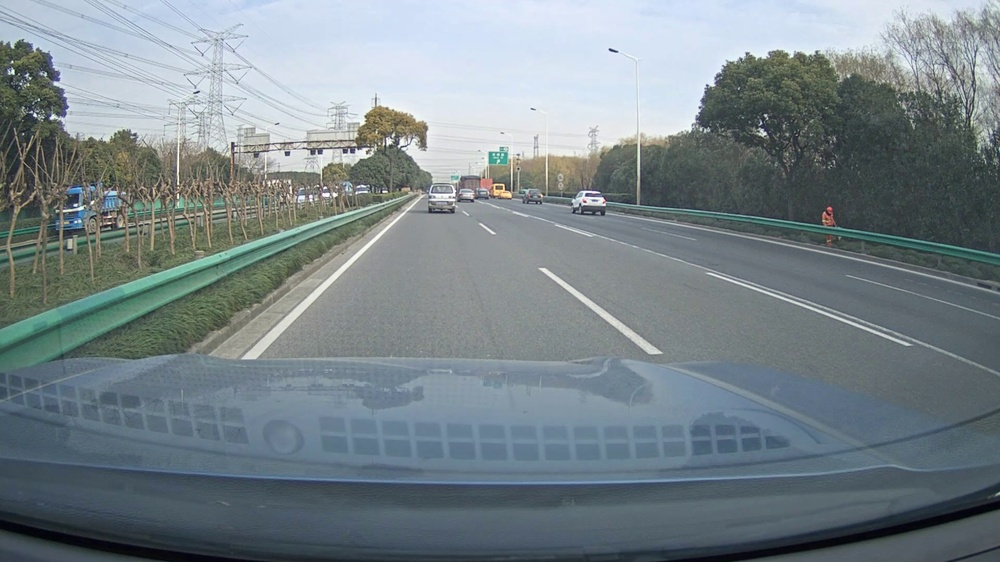
#> input picture test_images/00003.jpg, 1000 x 562 px, shrunk from 1920 x 1080 before the run; its folder holds only this picture in this run
$ jupyter execute --allow-errors ROI_v2.ipynb   (shell and % lines are left out)   (older library calls are emulated)
#> lines starting #> are read from the running program, lines starting #| are printed output that depends on the picture; after the words box and inside, x2 and y2 are one past the last pixel; in counts of white or black regions, pixels touching at a corner belong together
[cell 1]
import cv2
import numpy as np
import matplotlib.pyplot as plt
import os
import matplotlib.image as mpimg
#from commonfunctions import *
import skimage.io as io
import matplotlib.pyplot as plt
from skimage.color import rgb2gray
from skimage.measure import find_contours
from skimage.draw import rectangle

# Show the figures / plots inside the notebook

[cell 2]
# [19 lines left out: functions region_of_interest, draw_lines, not called in this run]

def gaussian_blur(img, kernel_size):
    """Applies a Gaussian Noise kernel"""
    return cv2.GaussianBlur(img, (kernel_size, kernel_size), 0)

def threshold(img):
    image=rgb2gray(img)
    global_thresh = threshold_otsu(image)
    binary_global = image > global_thresh
    return binary_global

def sobel_H_V_angles(img):
    gray_img = cv2.cvtColor(img.astype('uint8'), cv2.COLOR_BGR2GRAY)
    blur_img = gaussian_blur(gray_img, 9)
    sobelx = cv2.Sobel(src=blur_img, ddepth=cv2.CV_64F, dx=1, dy=0) # Sobel on the X axis
    sobelx = abs(sobelx) + 1
    sobely = cv2.Sobel(src=blur_img, ddepth=cv2.CV_64F, dx=0, dy=1) # Sobel on the Y axis
    sobely = abs(sobely) + 1
    angles = abs(sobely/sobelx) #np.arctan
    return sobelx, sobely, angles

[cell 3]
for image_path in list(os.listdir('./test_images')):
    fig = plt.figure(figsize=(20, 10))
    image = mpimg.imread(f'./test_images/{image_path}')
#> image is the input picture: shape (562, 1000, 3); mean R, G, B 120.1, 132, 137.1
    ax = fig.add_subplot(1, 2, 1,xticks=[], yticks=[])
    plt.imshow(image)
    ax.set_title("Input Image")
    ax = fig.add_subplot(1, 2, 2,xticks=[], yticks=[])
    plt.imshow(cv2.Canny(image, 50, 200))
    ax.set_title("Output Image [canny edge Detected]")
    plt.show()
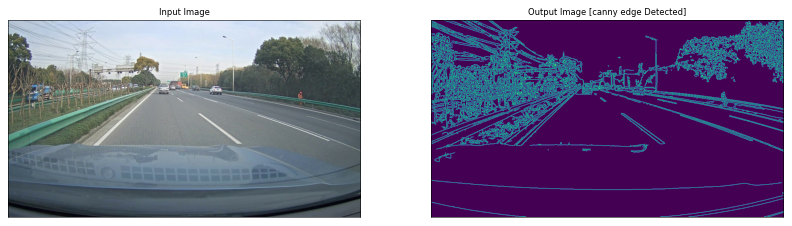
#> figure drawn by matplotlib, 2 panels

[cell 4]
def textur_filtring_with_angles(image, edged_img, window_height, window_width, textur_threshold):
    result = np.copy(edged_img)
    half_height = window_height//2 # Y
    half_width = window_width//2 # X
    sobelx, sobely, angles = sobel_H_V_angles(image)
    # hist_var = []
    # print(angles)
    for i in range(half_height, result.shape[0] - half_height - 10):
        for j in range(half_width, result.shape[1] - half_width):
            # mean = np.average(angles[(i - half_height) : (i + half_height + 1), (j - half_width) : (j + half_width + 1)])
            # var = np.average((angles[(i - half_height) : (i + half_height + 1), (j - half_width) : (j + half_width + 1)] - mean)**2)
            min_angle = np.min(angles[(i - half_height) : (i + half_height + 1), (j - half_width) : (j + half_width + 1)])
            max_angle = np.max(angles[(i - half_height) : (i + half_height + 1), (j - half_width) : (j + half_width + 1)])
            # hist_var = hist_var + [max_angle - min_angle]
            # print(max_angle - min_angle)
            # print(var)
            if(max_angle - min_angle > textur_threshold):
                result[(i - half_height) : (i + half_height + 1), (j - half_width) : (j + half_width + 1)] = 0
    return result

def textur_filtring_with_magnitude(image, edged_img, window_height, window_width, textur_threshold):
    result = np.copy(edged_img)
    half_height = window_height//2 # Y
    half_width = window_width//2 # X
    for i in range(half_height, result.shape[0] - half_height - 10):
        for j in range(half_width, result.shape[1] - half_width):
            if(np.sum(edged_img[(i - half_height) : (i + half_height + 1), (j - half_width) : (j + half_width + 1)] > 0) > textur_threshold):
                result[(i - half_height) : (i + half_height + 1), (j - half_width) : (j + half_width + 1)] = 0
    return result

[cell 5]
from skimage.filters import gaussian
for image_path in list(os.listdir('./test_images')):
    fig = plt.figure(figsize=(20, 10))
    image = mpimg.imread(f'./test_images/{image_path}')
    ax = fig.add_subplot(1, 5, 1,xticks=[], yticks=[])
    edge = cv2.Canny(image, 50, 200, apertureSize=3)
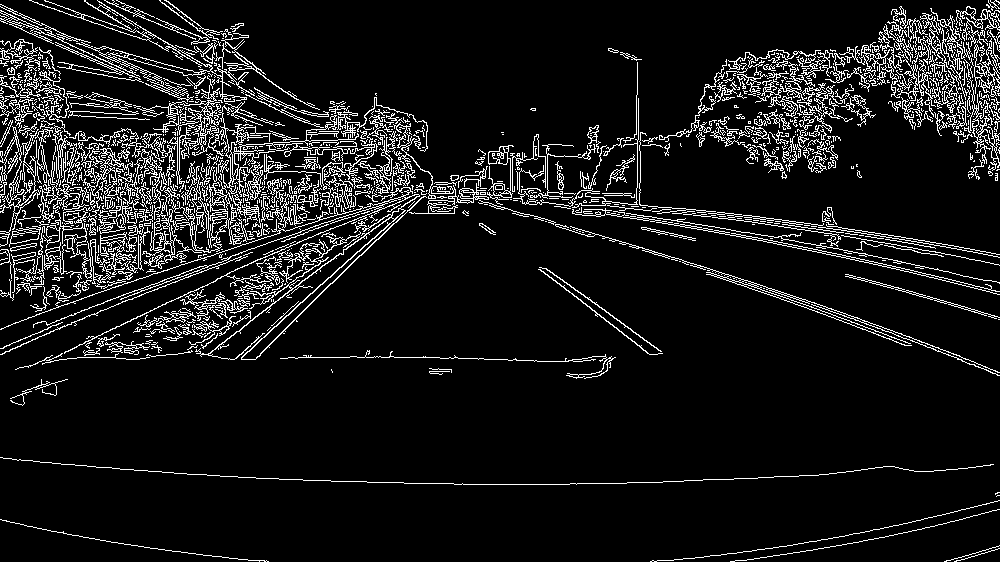
#> edge: shape (562, 1000); 9.3% white in thin lines or dots
    plt.imshow(edge)
    ax.set_title("canny edge Detected Image")
    ########################################################################
    blur_img = gaussian_blur(image, 7)
    blur_edged = cv2.Canny(blur_img, 100, 200, apertureSize=3)
#> blur_edged: shape (562, 1000); 1.5% white in thin lines or dots, all inside (x1, y1, x2, y2) = (0, 17, 1000, 497)
    ax = fig.add_subplot(1, 5, 2,xticks=[], yticks=[])
    plt.imshow(blur_edged)
    ax.set_title("canny edge Detected for the bluring image")
    ########################################################################
    ax = fig.add_subplot(1, 5, 3,xticks=[], yticks=[])
    filtered_image_with_magnitude = textur_filtring_with_magnitude(image, edge, 20, 40, 200) #try 200 or 150
#> after the loop in textur_filtring_with_magnitude, `for i in range(half_height, result.shape[0] - half_height - 10):`:
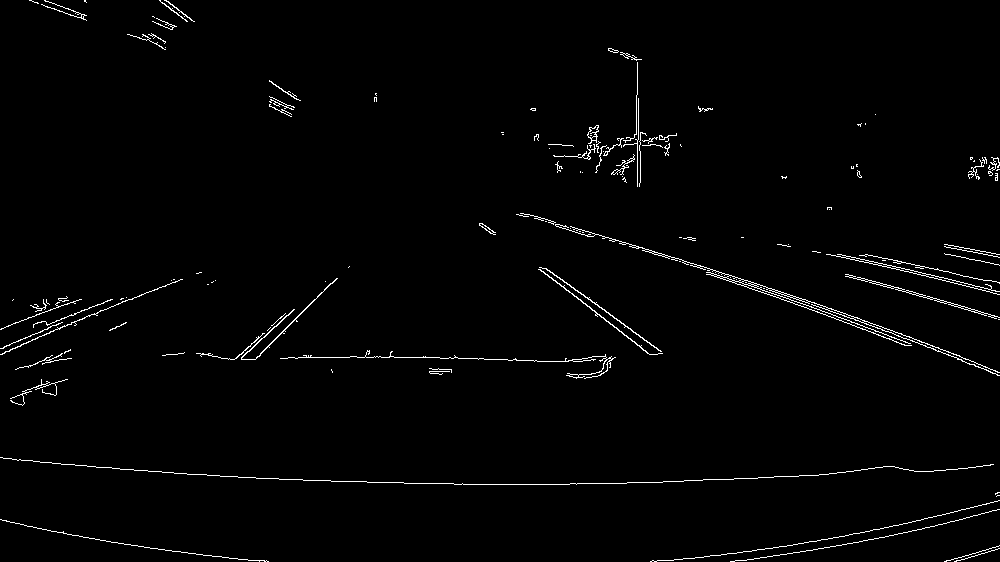
#> result: shape (562, 1000); 1.5% white in thin lines or dots
    plt.imshow(filtered_image_with_magnitude)
    ax.set_title("textur filtered image with magnitude")
    ########################################################################
    ax = fig.add_subplot(1, 5, 4,xticks=[], yticks=[])
    # num_of_edges = np.sum(edge/255 != 0)
    # mean = num_of_edges / (edge.shape[0]*edge.shape[1])
    filtered_image_with_angles = textur_filtring_with_angles(image, blur_edged, 10, 10, 40) #try 200 or 150
#> in sobel_H_V_angles, `gray_img = cv2.cvtColor(img.astype('uint8'), cv2.COLOR_BGR2GRAY)`:
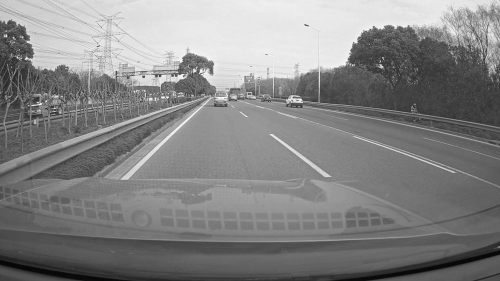
#> gray_img: shape (562, 1000) (shown at 1/2 size); min 3, max 255, mean 132.1
#> in sobel_H_V_angles, `sobely = cv2.Sobel(src=blur_img, ddepth=cv2.CV_64F, dx=0, dy=1)`:
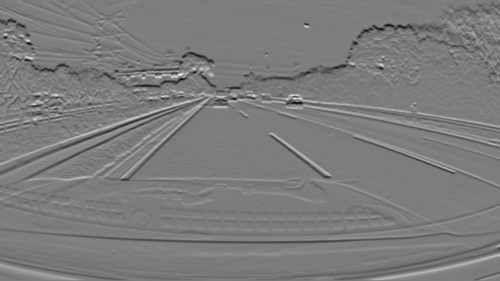
#> sobely: shape (562, 1000) float64 (shown at 1/2 size); min -241, max 248, mean -2.4; drawn with min black and max white
#> in sobel_H_V_angles, `sobely = abs(sobely) + 1`:
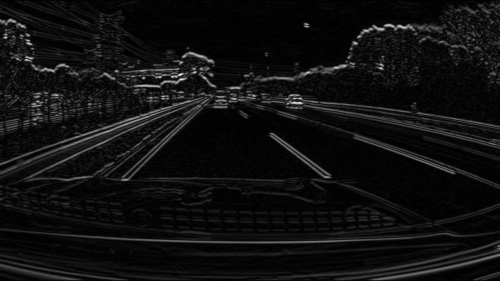
#> sobely: shape (562, 1000) float64 (shown at 1/2 size); min 1, max 249, mean 15.9
#> after the loop in textur_filtring_with_angles, `for i in range(half_height, result.shape[0] - half_height - 10):`:
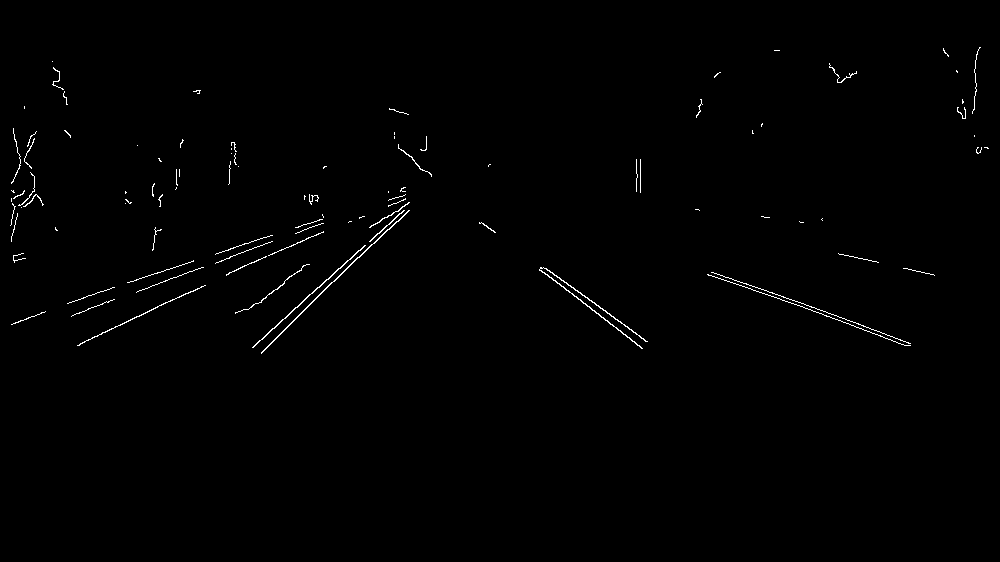
#> result: shape (562, 1000); 0.64% white in thin lines or dots, all inside (x1, y1, x2, y2) = (10, 47, 989, 354)
    plt.imshow(filtered_image_with_angles)
    ax.set_title("textur filtered image with angles")
    ########################################################################
    ax = fig.add_subplot(1, 5, 5,xticks=[], yticks=[])
    filter_and_blur = filtered_image_with_magnitude & filtered_image_with_angles & blur_edged
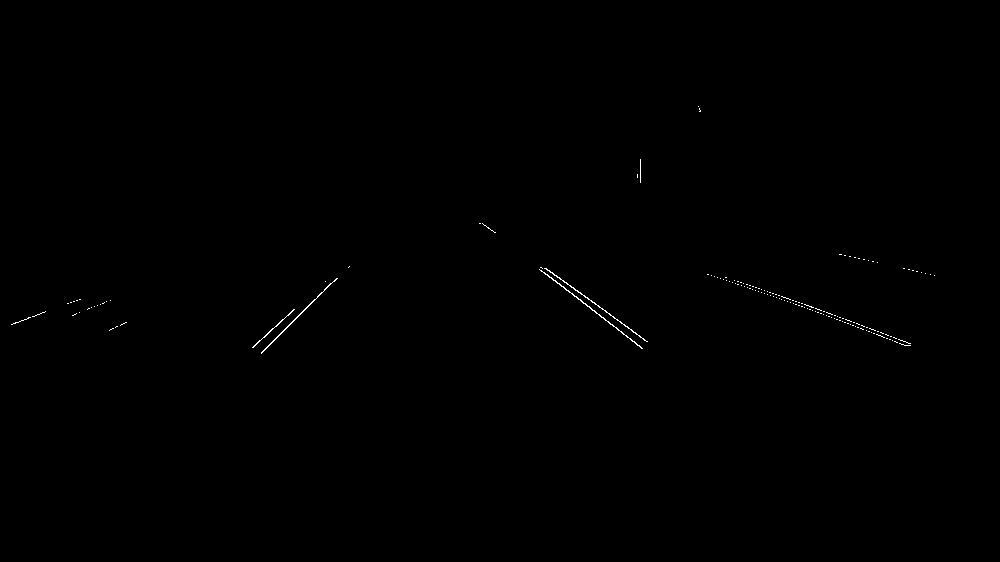
#> filter_and_blur: shape (562, 1000); 0.17% white in thin lines or dots, all inside (x1, y1, x2, y2) = (11, 106, 935, 354)
    plt.imshow(filter_and_blur)
    ax.set_title("textur filtered anded with blured")
    plt.show()
    # plt.figure()
    # plt.hist(var_hist, bins=range(0,len(var_hist)))
    # print(var_hist)

[cell 6]
from skimage.exposure import histogram
from matplotlib.pyplot import bar
#> (the rest of this cell did not finish here and is left out)

[cell 7]
# paramters we can play with
# 1) kernel_size in blur
# 2) region_of_interest_vertices
# 3)thresould1
# 4) thresould2
# 5) put condtion on line
def lanesDetection(img):

    # print(img.shape)
    height = img.shape[0]
    width = img.shape[1]

    ###
    binary_image=threshold(img)
    number_of_white_pix = np.sum(binary_image == 1)
    number_of_black_pix = np.sum(binary_image == 0)
    print(number_of_white_pix,number_of_black_pix)
    if(number_of_white_pix/number_of_black_pix > .8):
        ratio=.8
    else:
        ratio=number_of_white_pix/number_of_black_pix
    ###

    # region_of_interest_vertices = [
    #     (0, height), (width, height),(width, height*.85),(width*.7,height*ratio),(width*.3,height*ratio),(0, height*.85)
    # ]
    gray_img = cv2.cvtColor(img, cv2.COLOR_RGB2GRAY)
    smoothed_img = gaussian_blur(img = gray_img, kernel_size = 9)
    edge = cv2.Canny(smoothed_img, 50, 100, apertureSize=3)
    cropped_image = textur_filtring(img, edge, 20, 40).astype('uint8')

    lines = cv2.HoughLinesP(cropped_image, rho=2, theta=np.pi/180,
                           threshold=50, lines=np.array([]), minLineLength=10, maxLineGap=30).astype('uint8')
    image_with_lines = draw_lines(img, lines)
    return image_with_lines

#> (a cell that did not finish here is left out)

$ run again, on test_images/00060.jpg
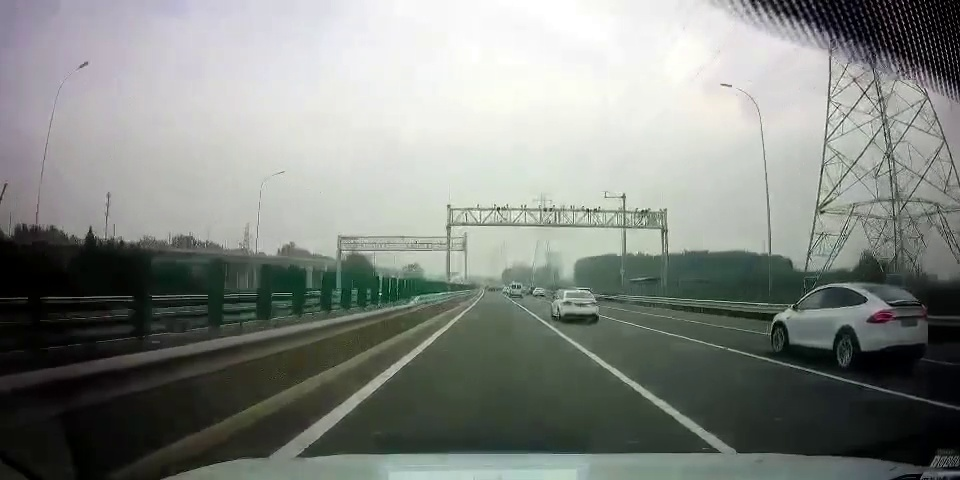
#> input picture test_images/00060.jpg, 960 x 480 px
#> image is the input picture: shape (480, 960, 3); mean R, G, B 129.6, 134.3, 129.2
#> `edge = cv2.Canny(image, 50, 200, apertureSize=3)`:
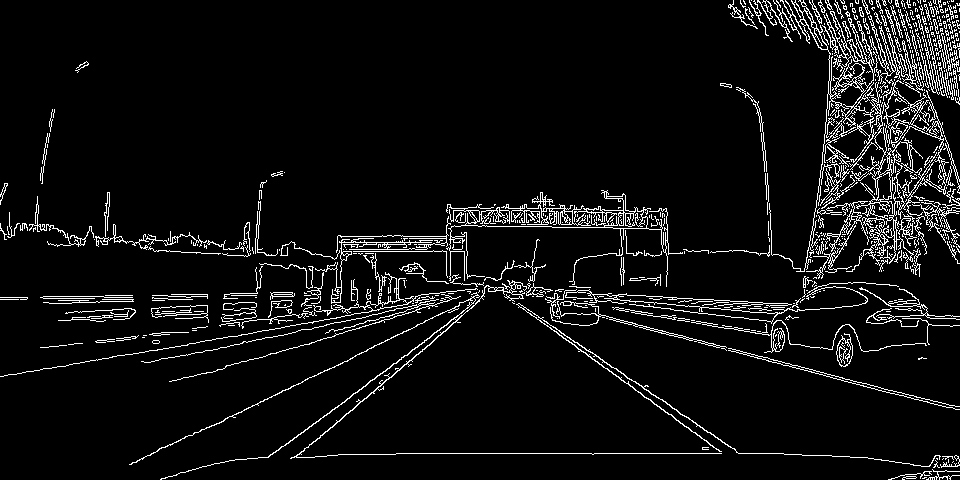
#> edge: shape (480, 960); 6.3% white in thin lines or dots
#> blur_edged: shape (480, 960); 1.4% white in thin lines or dots
#> `filter_and_blur = filtered_image_with_magnitude & filtered_image_with_..`:
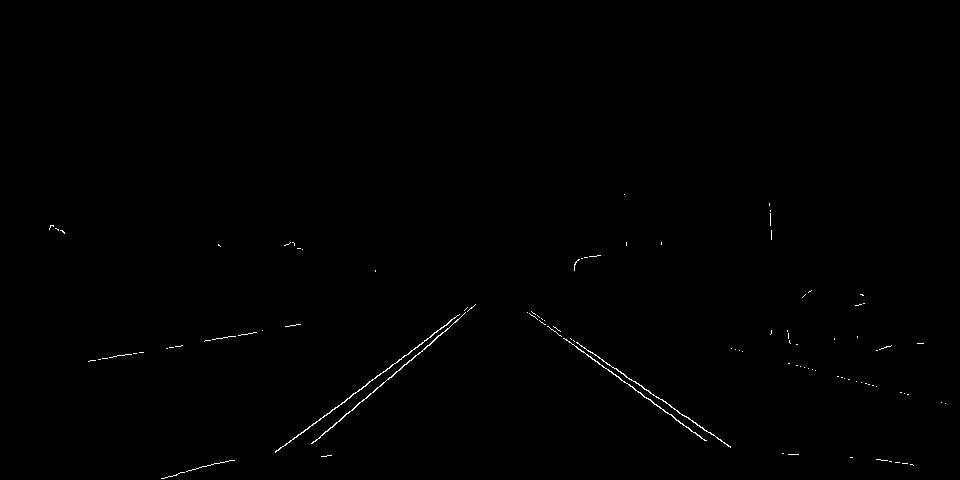
#> filter_and_blur: shape (480, 960); 0.34% white in thin lines or dots, all inside (x1, y1, x2, y2) = (49, 194, 946, 479)
#> image: shape (480, 960) float64

$ run again, on test_images/00096.jpg
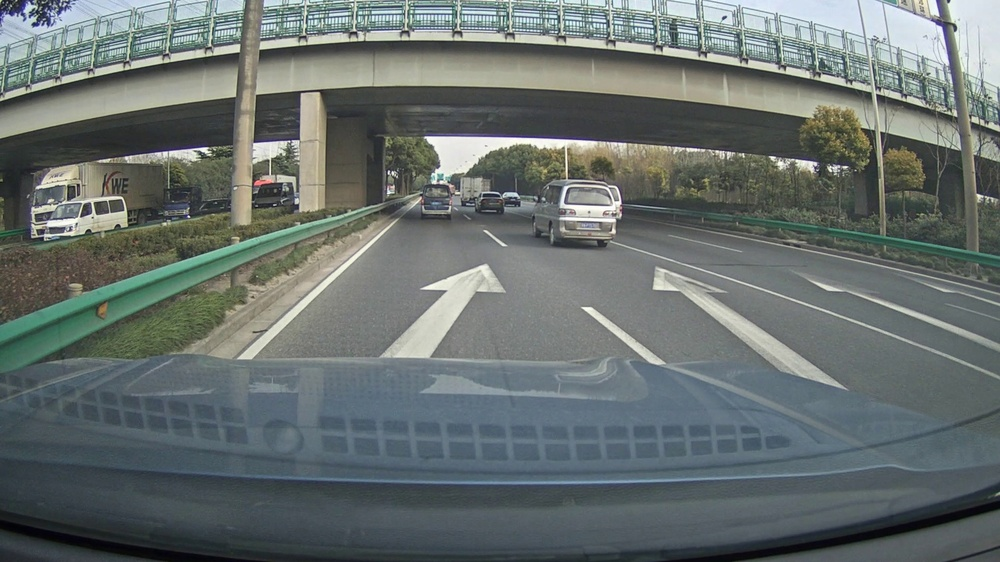
#> input picture test_images/00096.jpg, 1000 x 562 px, shrunk from 1920 x 1080 before the run
#> image is the input picture: shape (562, 1000, 3); mean R, G, B 104, 112.1, 110.4
#> `edge = cv2.Canny(image, 50, 200, apertureSize=3)`:
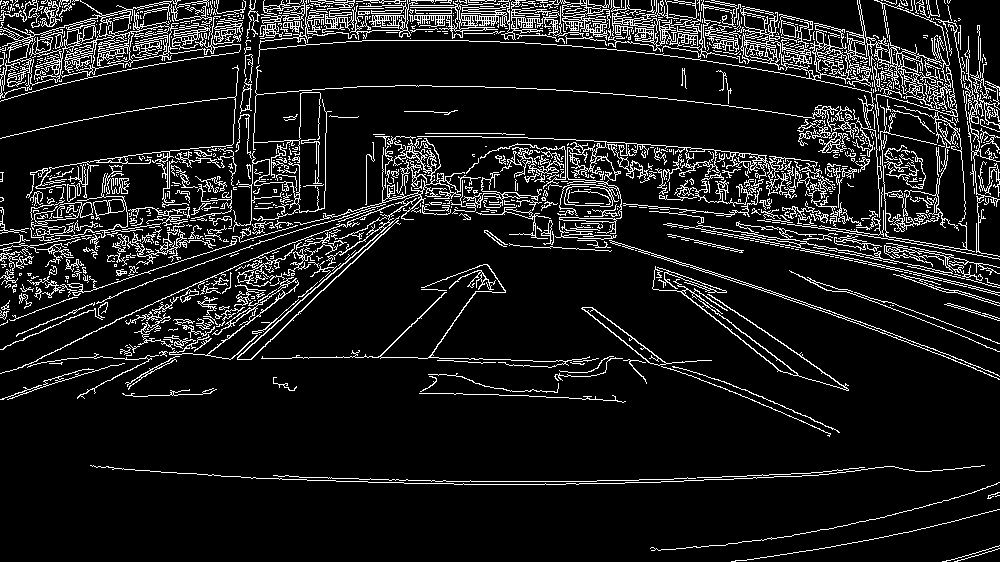
#> edge: shape (562, 1000); 10.6% white in thin lines or dots
#> blur_edged: shape (562, 1000); 2.7% white in thin lines or dots, all inside (x1, y1, x2, y2) = (0, 0, 1000, 497)
#> `filter_and_blur = filtered_image_with_magnitude & filtered_image_with_..`:
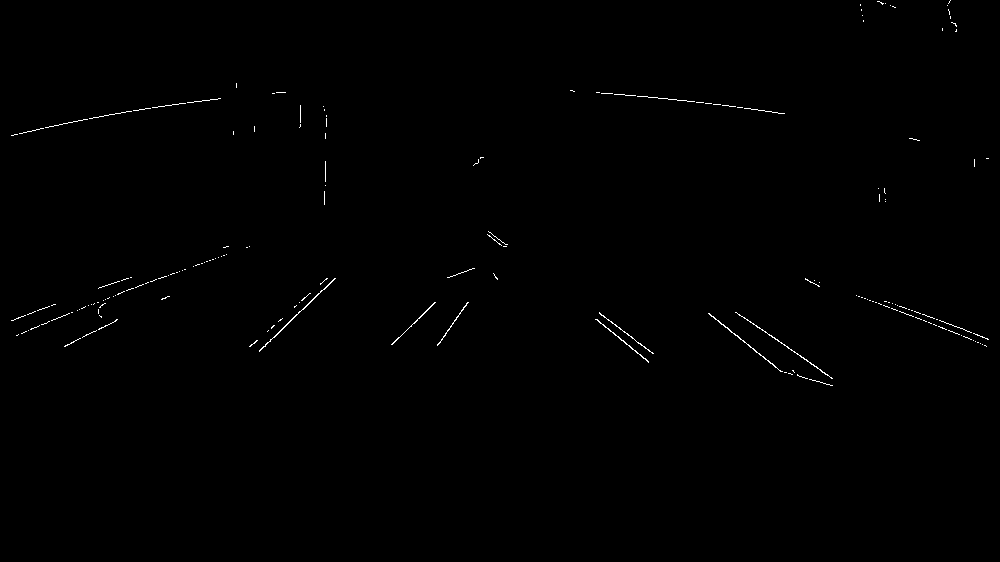
#> filter_and_blur: shape (562, 1000); 0.36% white in thin lines or dots, all inside (x1, y1, x2, y2) = (11, 0, 989, 386)
#> image: shape (562, 1000) float64
